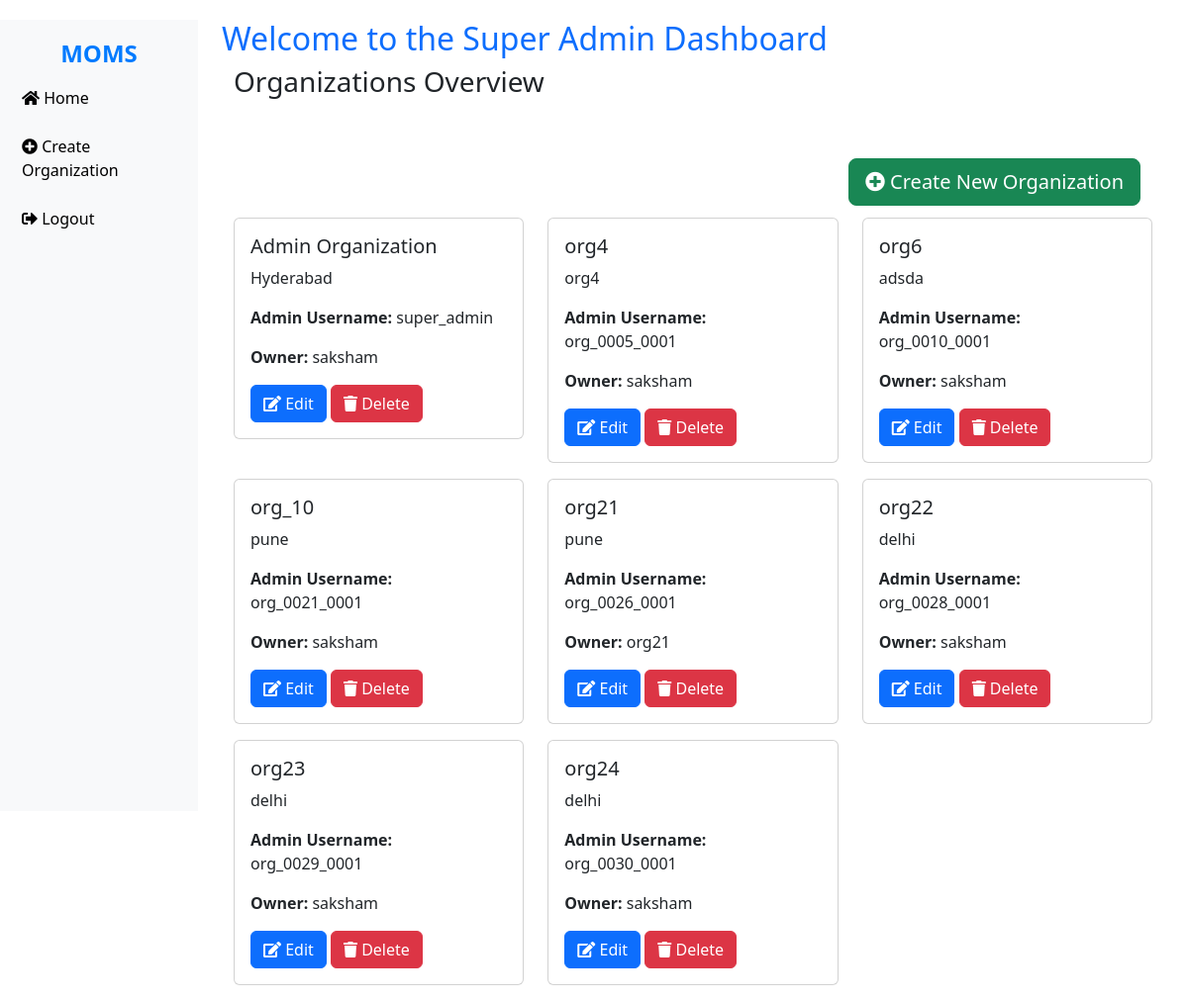
Screenshot of /super_admin_dashboard/ (signed in) with the database file from the repository.
### organizations/models.py (models this page shows, shortened)
class Organization(models.Model):
    name = models.CharField(max_length=255,unique=True)
    address = models.TextField(blank=True, null=True)
    orgown =models.CharField(max_length=20)
    is_main = models.BooleanField(default=False)

class CustomUser(AbstractUser):
    organization = models.ForeignKey('Organization', on_delete=models.CASCADE, related_name='users')
    role =  models.ForeignKey('Role', on_delete=models.CASCADE, related_name='role')

### organizations/views.py (the view)
# urls.py: path('super_admin_dashboard/', views.super_admin_dashboard, name='super_admin_dashboard'),
@login_required
def super_admin_dashboard(request):
    if request.user.role.name != 'super_admin':
        return redirect('user_list')
    organizations = Organization.objects.prefetch_related(
        'users'
    )
    organization_data = []
    for org in organizations:
        admin_user = org.users.filter(role__name__in=['admin', 'super_admin']).first() # Get admin user if exists
        organization_data.append({
            'id': org.id,
            'name': org.name,
            'address':org.address,
            'orgown':org.orgown,
            'admin_username': admin_user.username if admin_user else None,
        })
    return render(request, 'organizations/super_admin_dashboard.html', {'organizations': organization_data})

### organizations/templates/organizations/super_admin_dashboard.html (shortened to what this page needs)
{% extends 'base_generic.html' %}
{% block header %}
    Welcome to the Super Admin Dashboard
{% endblock %}
{% block content %}
<div class="container">
    <h3 class="mb-4">Organizations Overview</h3>
    <div class="d-flex justify-content-between align-items-center" style="padding: 12px;">
        {% if request.user.role.name|lower == "super_admin" %}
        <a href="{% url 'create_organization' %}" class="btn btn-success btn-lg mt-4" >
            <i class="fas fa-plus-circle"></i> Create New Organization
        </a>
        {% endif %}
    </div>
    <div class="row">
        {% for organization in organizations %}
            <div class="col-md-4 mb-3">
                <div class="card">
                    <div class="card-body">
                        <h5 class="card-title">{{ organization.name }}</h5>
                        <p class="card-text">{{ organization.address }}</p>
                         <p><strong>Admin Username:</strong> {{ organization.admin_username}}</p>
                         <p><strong>Owner:</strong> {{ organization.orgown}}</p>
                        <a href="{% url 'edit_organization' organization.id %}" class="btn btn-primary">
                            <i class="fas fa-edit"></i> Edit
                        </a>
                        <a href="{% url 'delete_organization' organization.id %}" class="btn btn-danger" onclick="return confirm('Are you sure you want to delete this organization?');">
                            <i class="fas fa-trash"></i> Delete
                        </a>
                    </div>
                </div>
            </div>
        {% endfor %}
    </div>
</div>
{% endblock %}

### organizations/templates/base_generic.html (shortened to what this page needs)
<!DOCTYPE html>
<html lang="en">
<head>
    <link href="https://cdn.jsdelivr.net/npm/bootstrap@5.3.0-alpha1/dist/css/bootstrap.min.css" rel="stylesheet">
    <link href="https://cdnjs.cloudflare.com/ajax/libs/font-awesome/5.15.4/css/all.min.css" rel="stylesheet">
</head>
<body>
    <div class="container-fluid">
        <div class="row">
            <nav class="col-md-2 d-none d-md-block sidebar">
                <h4 class="text-center">MOMS</h4>
                <ul class="nav flex-column">
                    <li class="nav-item">
                        <a class="nav-link" href="{% url 'custom_login' %}">
                            <i class="fas fa-home"></i> Home
                        </a>
                    </li>
                    {% if request.user.role.name|lower == "super_admin" %}
                    <li class="nav-item">
                        <a class="nav-link" href="{% url 'create_organization' %}">
                            <i class="fas fa-plus-circle"></i> Create Organization
                        </a>
                    </li>
                    {% endif %}
                    <li class="nav-item">
                        <a class="nav-link" href="{% url 'logout' %}">
                            <i class="fas fa-sign-out-alt"></i> Logout
                        </a>
                    </li>
                </ul>
            </nav>
            <main role="main" class="col-md-9 ms-sm-auto col-lg-10 px-4">
                <h1 class="h2 text-primary">{% block header %}User Management Dashboard{% endblock %}</h1>
                {% block content %}{% endblock %}
            </main>
        </div>
    </div>
</body>
</html>

### organizations/templates/base_generic.html (style rules this page uses)
body { padding-top: 20px; }
.sidebar { height: 100vh; background-color: #f8f9fa; padding-top: 20px; }
.sidebar a { padding: 10px; font-size: 16px; color: #000; text-decoration: none; display: block; }
.sidebar h4 { font-weight: bold; color: #007bff; }
.sidebar .nav-item { margin-bottom: 5px; }

### rows the page displays
Organization: name "Admin Organization", address "Hyderabad", orgown "saksham"
CustomUser: admin_username "super_admin"
Organization: name "org4", address "org4", orgown "saksham"
CustomUser: admin_username "org_0005_0001"
Organization: name "org6", address "adsda", orgown "saksham"
CustomUser: admin_username "org_0010_0001"
Organization: name "org_10", address "pune", orgown "saksham"
CustomUser: admin_username "org_0021_0001"
Organization: name "org21", address "pune", orgown "org21"
CustomUser: admin_username "org_0026_0001"
Organization: name "org22", address "delhi", orgown "saksham"
CustomUser: admin_username "org_0028_0001"
Organization: name "org23", address "delhi", orgown "saksham"
CustomUser: admin_username "org_0029_0001"
Organization: name "org24", address "delhi", orgown "saksham"
CustomUser: admin_username "org_0030_0001"
